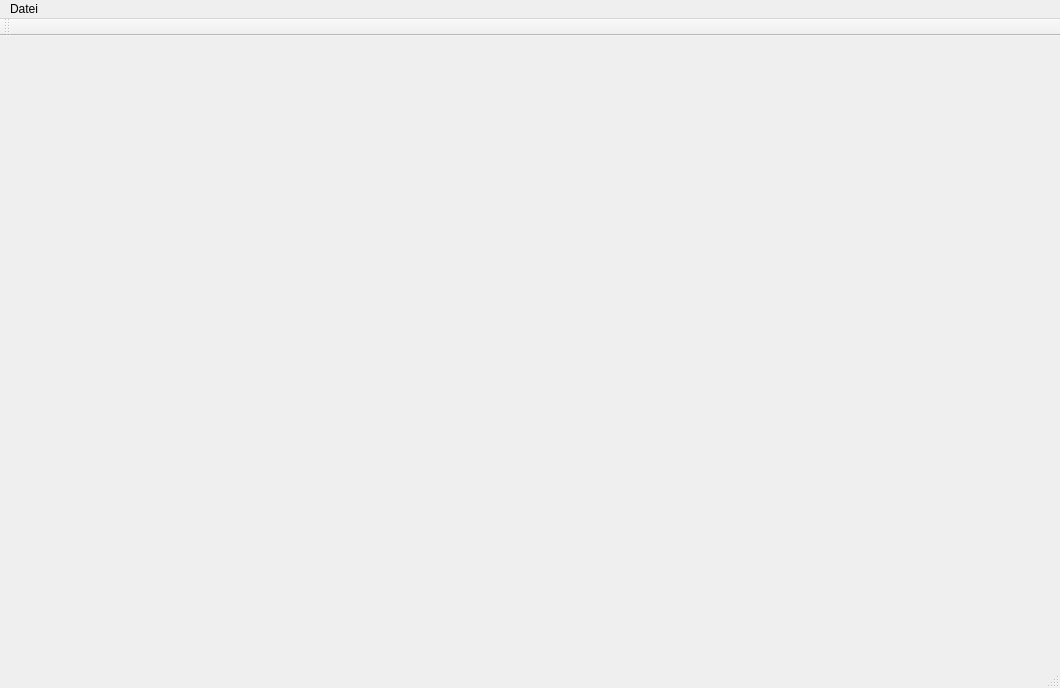
<?xml version="1.0" encoding="UTF-8"?>
<ui version="4.0">
 <class>MainWindow</class>
 <widget class="QMainWindow" name="MainWindow">
  <property name="geometry">
   <rect>
    <x>0</x>
    <y>0</y>
    <width>1060</width>
    <height>688</height>
   </rect>
  </property>
  <property name="windowTitle">
   <string>MainWindow</string>
  </property>
  <widget class="QWidget" name="centralWidget">
   <layout class="QGridLayout" name="gridLayout"/>
  </widget>
  <widget class="QMenuBar" name="menuBar">
   <property name="geometry">
    <rect>
     <x>0</x>
     <y>0</y>
     <width>1060</width>
     <height>21</height>
    </rect>
   </property>
   <widget class="QMenu" name="menuDatei">
    <property name="title">
     <string>Datei</string>
    </property>
    <addaction name="action_ffnen"/>
   </widget>
   <addaction name="menuDatei"/>
  </widget>
  <widget class="QToolBar" name="mainToolBar">
   <attribute name="toolBarArea">
    <enum>TopToolBarArea</enum>
   </attribute>
   <attribute name="toolBarBreak">
    <bool>false</bool>
   </attribute>
  </widget>
  <widget class="QStatusBar" name="statusBar"/>
  <action name="action_ffnen">
   <property name="text">
    <string>Öffnen</string>
   </property>
  </action>
 </widget>
 <layoutdefault spacing="6" margin="11"/>
 <resources/>
 <connections/>
</ui>
